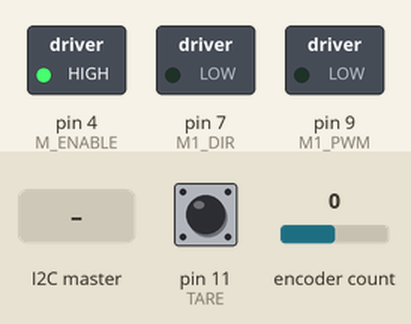
Recording of a sketch running on a simulated Arduino Uno, built with avr-gcc and run on an emulated ATmega328P. Parts: switched loads named in the sketch (green lamp = pin HIGH). The test bench sets the inputs (shaded band); at power-on: encoder count 0, pin 11 (TARE) HIGH.

Above: at 1.2 s.
1.3 s: encoder count set to -1
At 2.1 s:
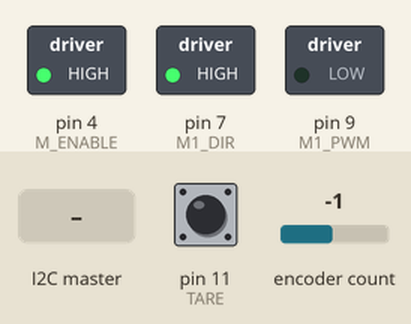
2.8 s: pin 11 (TARE) pulled LOW for 0.15 s
At 2.87 s:
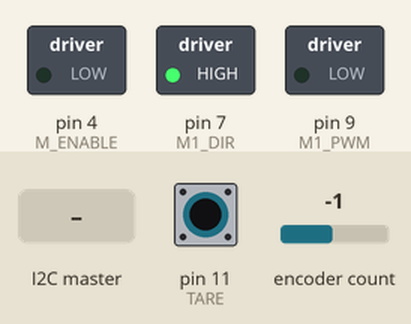
4.4 s: the I2C master sends the byte 1
At 5.6 s:
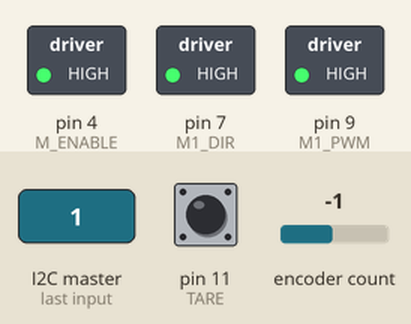
5.9 s: pin 11 (TARE) pulled LOW for 1 s
At 6.7 s:
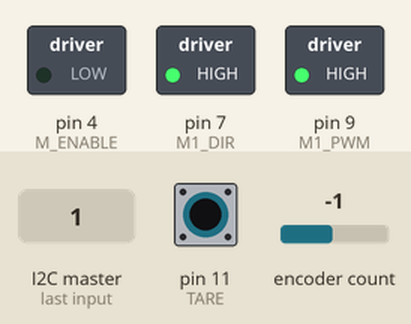
8.4 s: pin 11 (TARE) pulled LOW for 3.2 s
At 12.3 s:
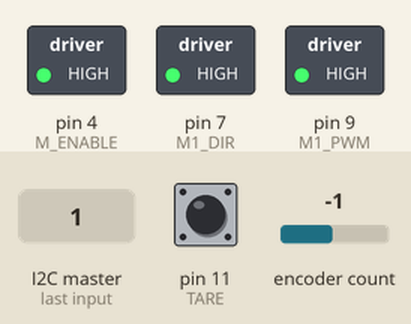
Timing chart, 0 to 13.8 s (numbered marks = the images above; inputs shaded):
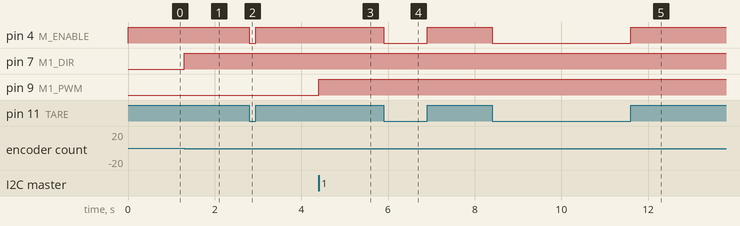

The sketch:

mini_project.ino
```cpp
/*  Group 10 - Andrew Burton, Trevor Bachand, William Peyton, & Kyra Squier
 *  EENG350B - SEED Lab
 *  Mini Project Arduino Code
 *  01 March 2021
 *
 *  Description:
 *  The following program takes in a set point over I2C then uses a positional PI
 *  controller with encoder feedback to set a wheel to the given angle. The
 *  current location of the wheel is also output over I2C back the host device.
 */

#include <Wire.h>                   // I2C Library
#include <Encoder.h>                // Encoder Library

#define SLAVE_ADDRESS 0x04          // Arduino I2C Address

#define COUNTS_PER_REVOLUTION 3200  // Number of counts per revolution on the encoder on the motor

#define M_ENABLE  4                 // Motor enable pin -- must be set high to operate motors
#define M1_DIR    7                 // Motor 1 direction pin -- set true for cw rotation (i think) and false for ccw
#define M1_PWM    9                 // Motor 1 pwm pin -- set value between 0 and 255 (0 to not move, 255 is max speed)
#define TARE     11                 // Tare Button pin -- configure input_pullup

bool M1_Dir_Val = true;             // Value to store dir of motor -- set true for cw rotation and false for ccw
int  M1_PWM_Val = 0;                // Value to store speed of motor -- set value between 0 and 255 (0 to not move, 255 is max speed)

long myPosition  = 0;               // Store current position in cts

byte data_in = 0;                   // Variiable to store data sent from Pi to arduino
byte data_out[3] = {1, 2, 3};       // Variable to store data sent from arduino to Pi

float theta;                        // Radians
float thetaDesired;                 // Radians
float Va;                           // Volts
int T = 5;                          // Sample time in ms
float totalError;                   // Variable to store accumulated error
float prevTime = 0;                 // Variable to store last time control algorithm was applied (ms)
float Kp = 27;                      // Proportional gain
float Ki = 6;                       // Integral gain
int umax = 12;                      // Max ouput of controller (V)

int startTime = 0;                  // variable store program start time (ms)

Encoder myEnc(2, 5);                // Declare encoder object, with pin A = 2 (IOC) and pin B = 5

// Runs once at first boot up
void setup() {
  Wire.begin(SLAVE_ADDRESS);        // Initialize I2C as slave

  Wire.onReceive(receiveData);      // Set I2C interrupts
  Wire.onRequest(sendData);         // Set I2C interrupts

  pinMode(M_ENABLE, OUTPUT);        // Define enable pin as output
  pinMode(M1_DIR, OUTPUT);          // Define direction pin as output
  pinMode(M1_PWM, OUTPUT);          // Define pwm pin as output
  pinMode(TARE, INPUT_PULLUP);      // Define tare pin as input -- configure internal pullup
  digitalWrite(M_ENABLE, HIGH);     // IMPORTANT!! -- set enable pin high

  digitalWrite(M1_DIR, M1_Dir_Val); // Set initial motor direction to cw
  analogWrite(M1_PWM, M1_PWM_Val);  // Set initial motor speed to 0
}

// Runs repeatedly as long as power is applied to the arduino
void loop() {
  if(!digitalRead(TARE)) {          // If the tare button is pressed,
    zeroPosition();                 // Run the taring subroutine
  }
  updateSetPos(data_in);            // Update the set position to the most recent state value sent over I2C from the Pi
  updateCurrentPos();               // Read the encoder and update the position variables
  PI_Controller();                  // Apply the control algorithm
  setMotors();                      // Set the motor outputs to values determined by control algorithm
  convertData(data_out, theta);     // Update the array of bytes storing the digits of the current position to send to the Pi
}

// Interrupt routine called when Pi sends data to the arduino
void receiveData(int byteCount) {
  while (Wire.available())              // While the Pi sends bytes, read them in
    data_in = Wire.read();
  if (data_in == 0 || data_in == 255) { // If either a 0 or 255 is detected, try reading again
    data_in = Wire.read();
  }
}

// Interrupt routine called when arduino sends data to Pi
void sendData() {
  Wire.write(data_out, 3); // Write the array of bytes describing the first three digits of the position
}

// Update the array of bytes storing the digits of the current position to send to the Pi
void convertData(byte *pData, double currPos) {
  pData[0] = currPos;                         // Store the ones digit of currPos
  pData[1] = pData[0] * 10 - pData[0] * 10;   // Store the tenths digit of currPos
  pData[2] = pData[1] * 10 - pData[1] * 10;   // Store the hundreths digit of currPos
}

// Update the set position to the most recent state value sent over I2C from the Pi
void updateSetPos(int nextPos) {
  switch(nextPos) {
    case 0:
      thetaDesired = 0;
      break;
    case 1:
      thetaDesired = 1.57;
      break;
    case 2:
      thetaDesired = 3.14;
      break;
    case 3:
      thetaDesired = 4.71;
      break;
    case 4:
      thetaDesired = 0;
      break;
  }
}

// Read the encoder and update the position variables
void updateCurrentPos() {
  myPosition = myEnc.read();                            // Store the position in counts
  theta = 2 * PI * myPosition / COUNTS_PER_REVOLUTION;  // Convert counts to radians
}

// Apply the control algorithm
void PI_Controller() {
  float currentTime = millis();           // Returns current time value in ms
  int deltaTime = currentTime - prevTime; // Amount of time since previous algorithm application in ms

  if (deltaTime >= T) {                   // If more than 5 ms have passed since last control loop, then:
    float error = thetaDesired - theta;   // Calculate the current error
    prevTime = currentTime;               // Reset the clock

    // Cap the error to +/- 1 rad to prevent excessive values
    if ( error > 1) {
      error = 1;
    } else if (error < -1) {
      error = -1;
    }

    // If the total error is less than 0.5 rad or the error and total error have opposite signs
    if (abs(totalError) < 0.5 || (error < 0 && totalError > 0) || (error > 0 && totalError < 0)) {
      totalError += (error * deltaTime * 0.001); // Increment the integral of the error
    }

    Va = Kp * error + Ki * totalError;    //PI controller algorithm

    // Cap the output of the controls to +/- umax
    if (Va > umax) {
      Va = umax;
    } else if (Va < -umax) {
      Va = -umax;
    }
  }
}

// Set the motor outputs to values determined by control algorithm
void setMotors() {
  // Determine motor direction
  if (Va > 0) {
    M1_Dir_Val = true;
  } else {
    M1_Dir_Val = false;
  }

  // Determine motor speed and scale for pwm signal output
  M1_PWM_Val = map(abs(Va), 0, 12, 0, 255);

  // Set the motor controller inputs accordingly
  digitalWrite(M1_DIR, M1_Dir_Val);
  analogWrite(M1_PWM, M1_PWM_Val);
}

// Tare the encoder position
void zeroPosition() {
  digitalWrite(M_ENABLE, LOW);    // Disable the motor
  while(!digitalRead(TARE));      // Wait until tare button is released
  myEnc.write(0);                 // Reset the encoder position
  myPosition = 0;                 // Reset position variables
  theta = 0;                      // Reset position variables
  digitalWrite(M_ENABLE, HIGH);   // Re-enable the motors
  delay(250);                     // Wait a little bit to prevent issues
}
```

Measured:
- after the input at 1.3 s, pin 7 (M1_DIR): LOW → HIGH at once
- after the input at 2.8 s, pin 4 (M_ENABLE): HIGH → LOW at once, → HIGH 0.15 s later
- after the input at 4.4 s, pin 9 (M1_PWM): LOW → HIGH at once
- after the input at 5.9 s, pin 4 (M_ENABLE): HIGH → LOW at once, → HIGH 1.0 s later
- after the input at 8.4 s, pin 4 (M_ENABLE): HIGH → LOW at once, → HIGH 3.2 s later
